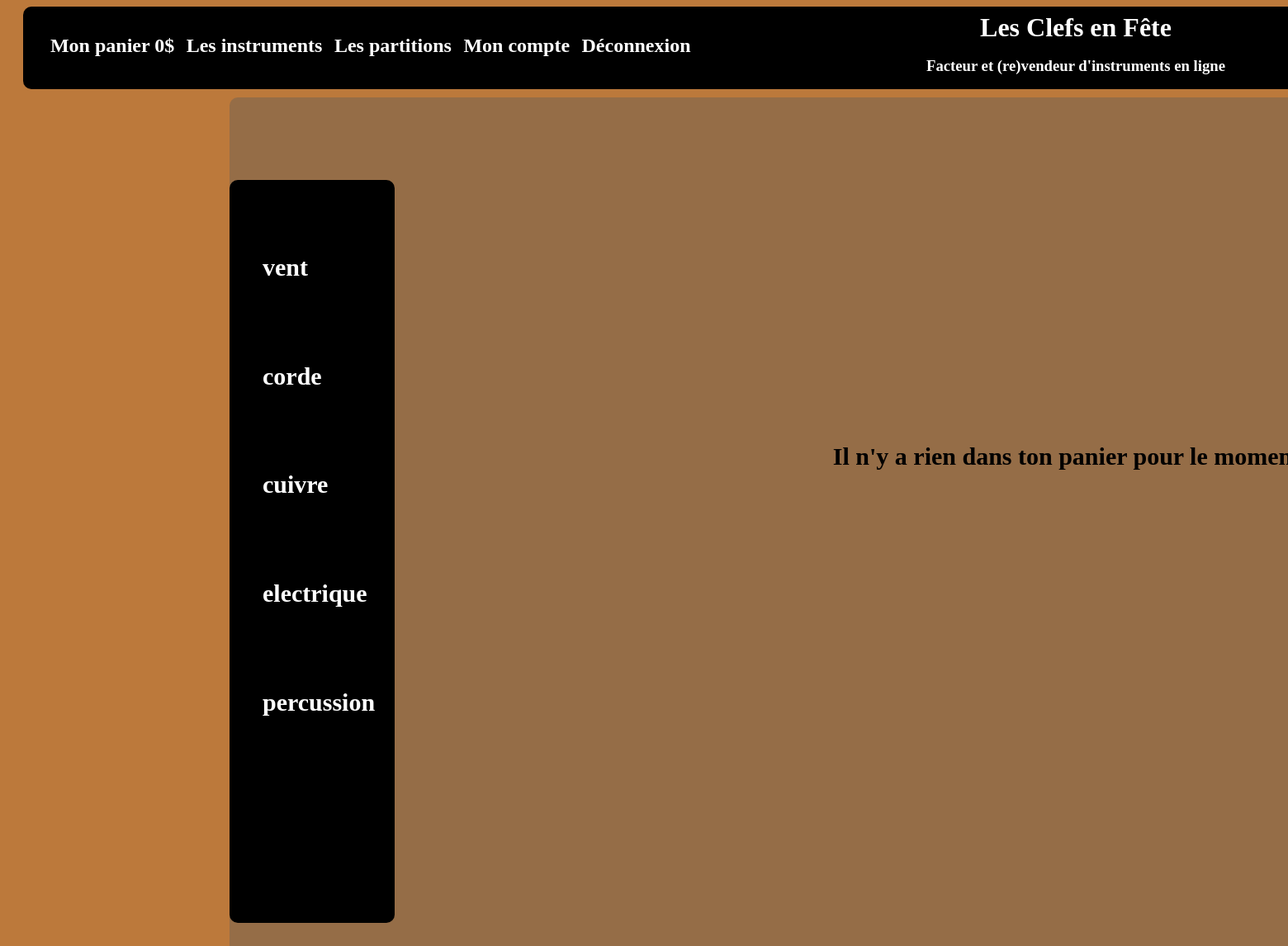
Page /panier.php on the committed database.
### tables this page shows
CREATE TABLE `familles` (
  `id_famille` int(11) NOT NULL,
  `famille` varchar(255) NOT NULL
);

### menu.php (the view, shortened to what this page needs)
<div class="menu">
	<ul class="ul_menu">
		<?PHP
$resultat = mysqli_query($_SESSION['mysqli'], 'SELECT famille FROM familles');
while($donnees = mysqli_fetch_assoc($resultat))
{
	?><li class="list_menu"><h2><a href="boutique.php?page=<?PHP echo $donnees['famille'];?>"><?PHP echo $donnees['famille']; ?></a></h2></li>
<?PHP
}
					?>
	</ul>
</div>

### miniboutique.css (style rules this page uses)
body { background-color:#BC793B; }
a { color:white; text-decoration:none; }
.menu { background-color:black; border-radius:10px; width:10%; height:75%; display:block; float:left; margin-top:5%; }
.list_menu { color:white; font-size:20px; list-style:none; padding-top:15%; padding-bottom:15%; }
.ul_menu { width:80%; height:90%; margin-top:20%; }

### rows in the picture
familles: famille "vent"
familles: famille "corde"
familles: famille "cuivre"
familles: famille "electrique"
familles: famille "percussion"
